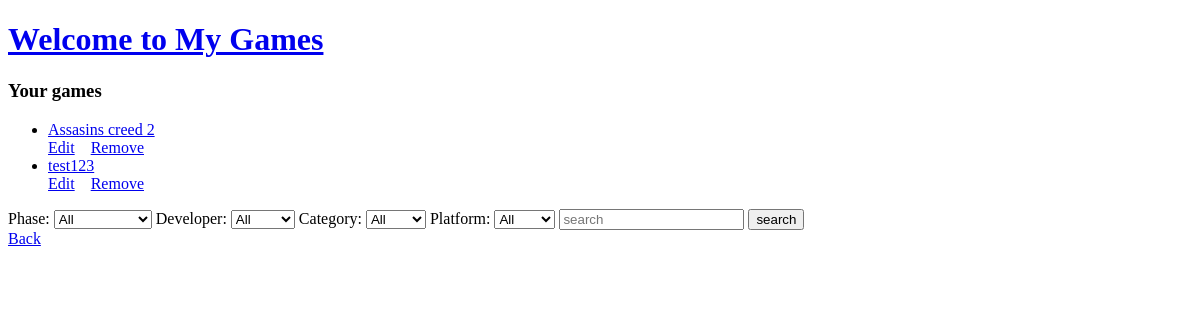
The app's page /home/gameList, older data.
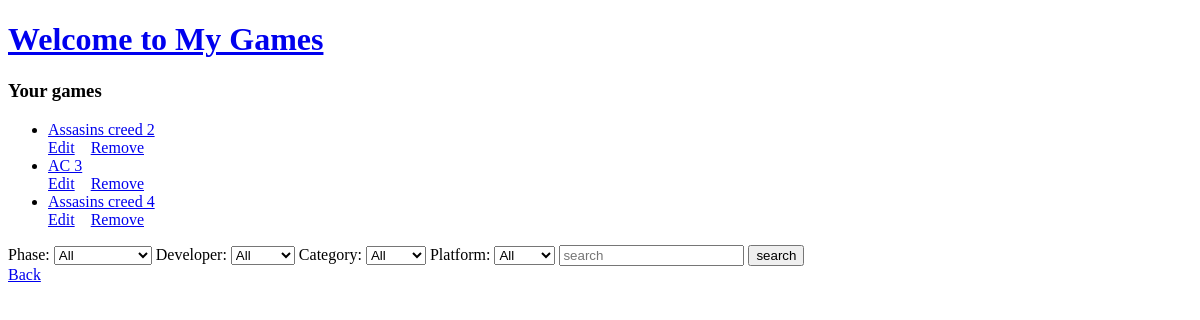
The same page, newer data.
### Game/models.py (models this page shows)
class Game(models.Model):
    name = models.CharField(max_length = 100)
    year = models.IntegerField()
    phase = models.ForeignKey(Phase, on_delete = models.CASCADE)
    developer = models.ForeignKey(Developer, on_delete = models.CASCADE)
    platform = models.ForeignKey(Platform, on_delete = models.CASCADE)
    category = models.ForeignKey(Category, on_delete = models.CASCADE)
    def __str__(self):
        return self.name

### Game/views.py (the view, shortened to what this page needs)
# urls.py: path('gameList', views.gameList, name="gameList"),
def gameList(request):
    games = Game.objects.all()
    phases = Phase.objects.all()
    developers = Developer.objects.all()
    categories = Category.objects.all()
    platforms = Platform.objects.all()
    dictionary = {
        "phases": phases,
        "developers": developers,
        "categories": categories,
        "platforms": platforms
    }
    dictionary["games"] = games
    return render(request, "gameList.html", dictionary)

### Game/models.py (called while the page is built)
    def __str__(self):
        return self.state

    def __str__(self):
        return self.name

    def __str__(self):
        return self.name

    def __str__(self):
        return self.genre

### Game/templates/gameList.html (shortened to what this page needs)
{% extends 'home.html' %}
{% block content %}
<h3>Your games</h3>
    <ul>
        {% for game in games %}
        <li>
            <a href="{% url 'gameInfo' game.id %}">{{ game }}</a>
             <br>
             <div style=" display:flex; gap:1em">
                <a href="{% url 'editGame' game.id %}">Edit</a>
                <a href="{% url 'removeGame' game.id %}">Remove</a>
             </div>
        </li>
        {% endfor %}
    </ul>
    <div>
        <form action="{% url 'gameList' %}" method="POST">
            <label for="">Phase:</label>
            <select name="gamePhases">
                <option value="all">All</option>
            </select>
            <label for="">Developer:</label>
            <select name="gameDevelopers">
                <option value="all">All</option>
            </select>
            <label for="">Category:</label>
            <select name="gameCategories">
                <option value="all">All</option>
            </select>
            <label for="">Platform:</label>
            <select name="gamePlatforms">
                <option value="all">All</option>
            </select>
            <input type="text" name="checkName" placeholder="search">
            <input type="submit" value="search">
        </form>
    </div>
    <a href="{% url 'home' %}">Back</a>
{% endblock %}

### Game/templates/home.html (shortened to what this page needs)
<!DOCTYPE html>
<html lang="en">
<head>
</head>
<body>
    <div>
        <a href="{% url 'home' %}"><h1>Welcome to My Games</h1></a>
    </div>
    {% block content %}{% endblock %}
</body>
</html>

Row changes from the older to the newer data that the page shows:
changed Game (number 2 of 3 on the later page): name "test123" → "AC 3"
added Game: name "Assasins creed 4"
